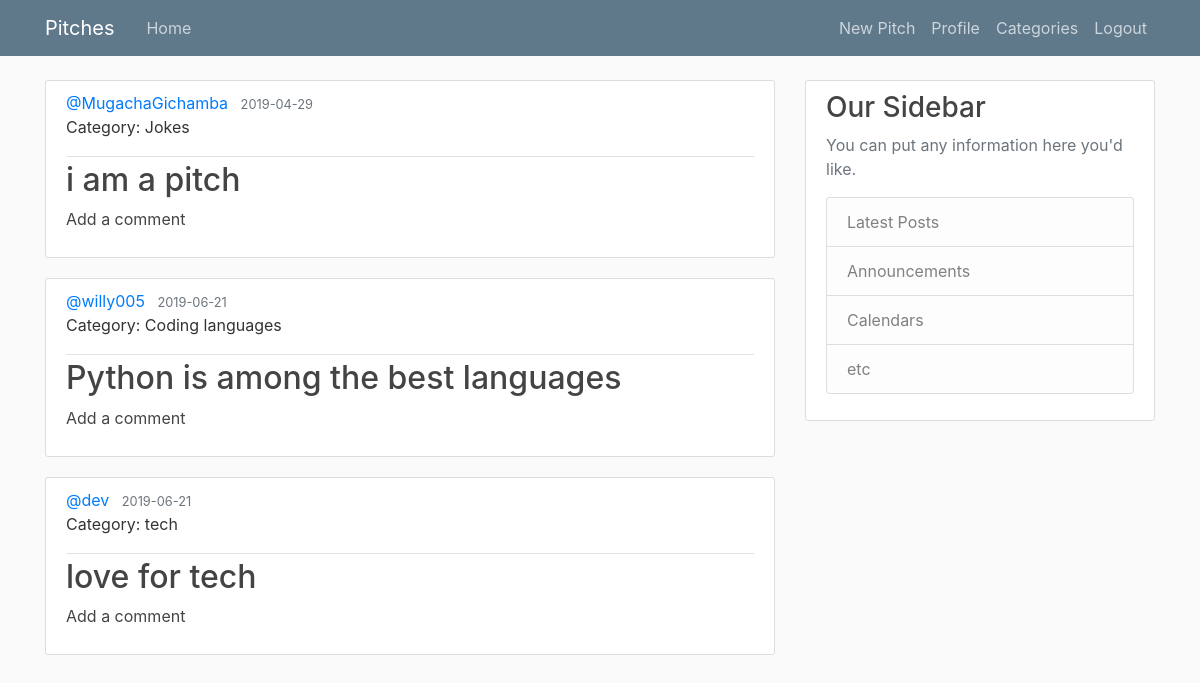
Screenshot of /home (signed in) with the database file from the repository.
### piches/models.py (models this page shows, shortened)
class Pitch(db.Model):
    id = db.Column(db.Integer, primary_key=True)
    category = db.Column(db.String(200), nullable=False)
    pitch = db.Column(db.String(200), nullable=False)
    date_posted = db.Column(db.DateTime, nullable=False, default=datetime.utcnow)
    user_id = db.Column(db.Integer, db.ForeignKey('user.id'), nullable=False)
    comments = db.relationship('Comment', backref='commenter', lazy=True)

class User(db.Model, UserMixin):
    id = db.Column(db.Integer, primary_key=True)
    username = db.Column(db.String(20), unique=True, nullable=False)
    email = db.Column(db.String(120), unique=True, nullable=False)
    image_file = db.Column(db.String(20), nullable=False, default='default.png')
    password = db.Column(db.String(60), nullable=False)
    pitches = db.relationship('Pitch', backref='author', lazy=True)

### piches/routes.py (the view)
@app.route('/')
@app.route('/home')
def home():
    pitches = Pitch.query.all()
    return render_template('home.html', pitches=pitches, title="Home")

### piches/models.py (called while the page is built)
@login_manager.user_loader
def load_user(user_id):
    return User.query.get(int(user_id))

### piches/templates/home.html
{% extends 'layout.html' %}
{% block content %}
    {% for pitch in pitches %}
        <article class="media content-section">
            <div class="media-body">
                <div class="article-metadata">
                    <a class="mr-2" href="#">@{{ pitch.author.username }}</a>
                    <small class="text-muted">{{ pitch.date_posted.strftime('%Y-%m-%d') }}</small>
                    <p class="article-content">Category: {{ pitch.category }}</p>
                </div>
                <h2><a class="article-title" href="#">{{ pitch.pitch }}</a></h2>
                <p><a class="article-title" href="{{ url_for('new_comment', pitch_id=pitch.id) }}">Add a comment</a></p>
            </div>
        </article>
    {% endfor %}
{% endblock content %}

### piches/static/main.css (style rules this page uses)
body { background: #fafafa; color: #333333; margin-top: 5rem; }
h1, h2, h3, h4, h5, h6 { color: #444444; }
.content-section { background: #ffffff; padding: 10px 20px; border: 1px solid #dddddd; border-radius: 3px; margin-bottom: 20px; }
.article-title { color: #444444; }
.article-content { white-space: pre-line; }
.article-metadata { padding-bottom: 1px; margin-bottom: 4px; border-bottom: 1px solid #e3e3e3 }

### rows the page displays
Pitch: author.username "MugachaGichamba", date_posted "2019-04-29", category "Jokes", pitch "i am a pitch"
Pitch: author.username "willy005", date_posted "2019-06-21", category "Coding languages", pitch "Python is among the best languages"
Pitch: author.username "dev", date_posted "2019-06-21", category "tech", pitch "love for tech"
